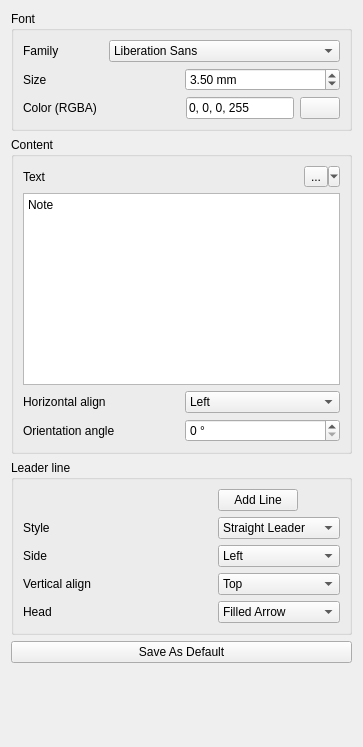
<?xml version="1.0" encoding="UTF-8"?>
<ui version="4.0">
 <class>Annotation</class>
 <widget class="QWidget" name="Annotation">
  <property name="geometry">
   <rect>
    <x>0</x>
    <y>0</y>
    <width>363</width>
    <height>747</height>
   </rect>
  </property>
  <property name="windowTitle">
   <string>Annotation</string>
  </property>
  <layout class="QGridLayout" name="gridLayout">
   <item row="0" column="0">
    <widget class="QGroupBox" name="groupBox">
     <property name="title">
      <string>Font</string>
     </property>
     <layout class="QVBoxLayout" name="verticalLayout">
      <item>
       <layout class="QHBoxLayout" name="horizontalLayout_2">
        <item>
         <widget class="QLabel" name="label">
          <property name="text">
           <string>Family</string>
          </property>
         </widget>
        </item>
        <item>
         <widget class="QFontComboBox" name="font_family">
          <property name="editable">
           <bool>false</bool>
          </property>
         </widget>
        </item>
       </layout>
      </item>
      <item>
       <layout class="QHBoxLayout" name="horizontalLayout_6">
        <item>
         <widget class="QLabel" name="label_2">
          <property name="text">
           <string>Size</string>
          </property>
         </widget>
        </item>
        <item>
         <widget class="QDoubleSpinBox" name="font_size">
          <property name="suffix">
           <string> mm</string>
          </property>
          <property name="singleStep">
           <double>0.500000000000000</double>
          </property>
          <property name="value">
           <double>3.500000000000000</double>
          </property>
         </widget>
        </item>
       </layout>
      </item>
      <item>
       <layout class="QHBoxLayout" name="horizontalLayout">
        <item>
         <widget class="QLabel" name="label_3">
          <property name="styleSheet">
           <string notr="true"/>
          </property>
          <property name="text">
           <string>Color (RGBA)</string>
          </property>
         </widget>
        </item>
        <item>
         <widget class="QLineEdit" name="font_color_lineEdit">
          <property name="enabled">
           <bool>true</bool>
          </property>
          <property name="sizePolicy">
           <sizepolicy hsizetype="Fixed" vsizetype="Fixed">
            <horstretch>0</horstretch>
            <verstretch>0</verstretch>
           </sizepolicy>
          </property>
          <property name="inputMask">
           <string/>
          </property>
          <property name="text">
           <string>0, 0, 0, 255</string>
          </property>
          <property name="readOnly">
           <bool>true</bool>
          </property>
         </widget>
        </item>
        <item>
         <widget class="QPushButton" name="font_color_button">
          <property name="sizePolicy">
           <sizepolicy hsizetype="Fixed" vsizetype="Fixed">
            <horstretch>0</horstretch>
            <verstretch>0</verstretch>
           </sizepolicy>
          </property>
          <property name="styleSheet">
           <string notr="true"/>
          </property>
          <property name="text">
           <string/>
          </property>
         </widget>
        </item>
       </layout>
      </item>
     </layout>
    </widget>
   </item>
   <item row="1" column="0">
    <widget class="QGroupBox" name="groupBox_2">
     <property name="title">
      <string>Content</string>
     </property>
     <layout class="QVBoxLayout" name="verticalLayout_2">
      <item>
       <layout class="QHBoxLayout" name="horizontalLayout_3">
        <item>
         <widget class="QLabel" name="label_5">
          <property name="text">
           <string>Text</string>
          </property>
         </widget>
        </item>
        <item>
         <widget class="QToolButton" name="insert_symbol">
          <property name="text">
           <string>...</string>
          </property>
          <property name="popupMode">
           <enum>QToolButton::MenuButtonPopup</enum>
          </property>
          <property name="toolButtonStyle">
           <enum>Qt::ToolButtonIconOnly</enum>
          </property>
          <property name="autoRaise">
           <bool>false</bool>
          </property>
          <property name="arrowType">
           <enum>Qt::NoArrow</enum>
          </property>
         </widget>
        </item>
       </layout>
      </item>
      <item>
       <widget class="QPlainTextEdit" name="text_widget">
        <property name="frameShadow">
         <enum>QFrame::Sunken</enum>
        </property>
        <property name="plainText">
         <string>Note</string>
        </property>
       </widget>
      </item>
      <item>
       <layout class="QHBoxLayout" name="horizontalLayout_4">
        <item>
         <widget class="QLabel" name="label_6">
          <property name="text">
           <string>Horizontal align</string>
          </property>
         </widget>
        </item>
        <item>
         <widget class="QComboBox" name="horizontal_align">
          <property name="iconSize">
           <size>
            <width>24</width>
            <height>24</height>
           </size>
          </property>
          <item>
           <property name="text">
            <string>Left</string>
           </property>
           <property name="icon">
            <iconset resource="../Dimensioning.qrc">
             <normaloff>:/icons/align_left.svg</normaloff>:/icons/align_left.svg</iconset>
           </property>
          </item>
          <item>
           <property name="text">
            <string>Center</string>
           </property>
           <property name="icon">
            <iconset resource="../Dimensioning.qrc">
             <normaloff>:/icons/align_center.svg</normaloff>:/icons/align_center.svg</iconset>
           </property>
          </item>
          <item>
           <property name="text">
            <string>Right</string>
           </property>
           <property name="icon">
            <iconset resource="../Dimensioning.qrc">
             <normaloff>:/icons/align_right.svg</normaloff>:/icons/align_right.svg</iconset>
           </property>
          </item>
          <item>
           <property name="text">
            <string>Justify</string>
           </property>
           <property name="icon">
            <iconset resource="../Dimensioning.qrc">
             <normaloff>:/icons/align_justify.svg</normaloff>:/icons/align_justify.svg</iconset>
           </property>
          </item>
         </widget>
        </item>
       </layout>
      </item>
      <item>
       <layout class="QHBoxLayout" name="horizontalLayout_5">
        <item>
         <widget class="QLabel" name="label_7">
          <property name="text">
           <string>Orientation angle</string>
          </property>
         </widget>
        </item>
        <item>
         <widget class="QSpinBox" name="orientation_angle">
          <property name="suffix">
           <string> °</string>
          </property>
          <property name="maximum">
           <number>359</number>
          </property>
         </widget>
        </item>
       </layout>
      </item>
     </layout>
    </widget>
   </item>
   <item row="3" column="0">
    <widget class="QGroupBox" name="groupBox_3">
     <property name="title">
      <string>Leader line</string>
     </property>
     <layout class="QGridLayout" name="gridLayout_4">
      <item row="2" column="0">
       <widget class="QLabel" name="label_10">
        <property name="text">
         <string>Side</string>
        </property>
       </widget>
      </item>
      <item row="2" column="1">
       <widget class="QComboBox" name="leader_side">
        <property name="iconSize">
         <size>
          <width>24</width>
          <height>24</height>
         </size>
        </property>
        <item>
         <property name="text">
          <string>Left</string>
         </property>
         <property name="icon">
          <iconset resource="../Dimensioning.qrc">
           <normaloff>:/icons/annotation_left.svg</normaloff>:/icons/annotation_left.svg</iconset>
         </property>
        </item>
        <item>
         <property name="text">
          <string>Right</string>
         </property>
         <property name="icon">
          <iconset resource="../Dimensioning.qrc">
           <normaloff>:/icons/annotation_right.svg</normaloff>:/icons/annotation_right.svg</iconset>
         </property>
        </item>
       </widget>
      </item>
      <item row="1" column="1">
       <widget class="QComboBox" name="leader_style">
        <property name="iconSize">
         <size>
          <width>24</width>
          <height>24</height>
         </size>
        </property>
        <item>
         <property name="text">
          <string>Straight Leader</string>
         </property>
         <property name="icon">
          <iconset resource="../Dimensioning.qrc">
           <normaloff>:/icons/annotation_straight.svg</normaloff>:/icons/annotation_straight.svg</iconset>
         </property>
        </item>
        <item>
         <property name="text">
          <string>Bent Leader</string>
         </property>
         <property name="icon">
          <iconset resource="../Dimensioning.qrc">
           <normaloff>:/icons/annotation_bent.svg</normaloff>:/icons/annotation_bent.svg</iconset>
         </property>
        </item>
        <item>
         <property name="text">
          <string>End Bent Leader</string>
         </property>
         <property name="icon">
          <iconset resource="../Dimensioning.qrc">
           <normaloff>:/icons/annotation_center.svg</normaloff>:/icons/annotation_center.svg</iconset>
         </property>
        </item>
       </widget>
      </item>
      <item row="1" column="0">
       <widget class="QLabel" name="label_8">
        <property name="text">
         <string>Style</string>
        </property>
       </widget>
      </item>
      <item row="3" column="0">
       <widget class="QLabel" name="label_9">
        <property name="text">
         <string>Vertical align</string>
        </property>
       </widget>
      </item>
      <item row="3" column="1">
       <widget class="QComboBox" name="leader_valign">
        <property name="iconSize">
         <size>
          <width>24</width>
          <height>24</height>
         </size>
        </property>
        <item>
         <property name="text">
          <string>Top</string>
         </property>
         <property name="icon">
          <iconset resource="../Dimensioning.qrc">
           <normaloff>:/icons/annotation_top.svg</normaloff>:/icons/annotation_top.svg</iconset>
         </property>
        </item>
        <item>
         <property name="text">
          <string>Center</string>
         </property>
         <property name="icon">
          <iconset resource="../Dimensioning.qrc">
           <normaloff>:/icons/annotation_center.svg</normaloff>:/icons/annotation_center.svg</iconset>
         </property>
        </item>
        <item>
         <property name="text">
          <string>Bottom</string>
         </property>
         <property name="icon">
          <iconset resource="../Dimensioning.qrc">
           <normaloff>:/icons/annotation_bottom.svg</normaloff>:/icons/annotation_bottom.svg</iconset>
         </property>
        </item>
       </widget>
      </item>
      <item row="4" column="0">
       <widget class="QLabel" name="label_12">
        <property name="text">
         <string>Head</string>
        </property>
       </widget>
      </item>
      <item row="4" column="1">
       <widget class="QComboBox" name="leader_head">
        <property name="iconSize">
         <size>
          <width>24</width>
          <height>24</height>
         </size>
        </property>
        <item>
         <property name="text">
          <string>Filled Arrow</string>
         </property>
         <property name="icon">
          <iconset resource="../Dimensioning.qrc">
           <normaloff>:/icons/arrow_filled.svg</normaloff>:/icons/arrow_filled.svg</iconset>
         </property>
        </item>
        <item>
         <property name="text">
          <string>Open Arrow</string>
         </property>
         <property name="icon">
          <iconset resource="../Dimensioning.qrc">
           <normaloff>:/icons/arrow_open.svg</normaloff>:/icons/arrow_open.svg</iconset>
         </property>
        </item>
        <item>
         <property name="text">
          <string>Dot</string>
         </property>
         <property name="icon">
          <iconset resource="../Dimensioning.qrc">
           <normaloff>:/icons/arrow_dot.svg</normaloff>:/icons/arrow_dot.svg</iconset>
         </property>
        </item>
        <item>
         <property name="text">
          <string>None</string>
         </property>
         <property name="icon">
          <iconset resource="../Dimensioning.qrc">
           <normaloff>:/icons/arrow.svg</normaloff>:/icons/arrow.svg</iconset>
         </property>
        </item>
       </widget>
      </item>
      <item row="0" column="1">
       <widget class="QPushButton" name="leader_add">
        <property name="sizePolicy">
         <sizepolicy hsizetype="Fixed" vsizetype="Fixed">
          <horstretch>0</horstretch>
          <verstretch>0</verstretch>
         </sizepolicy>
        </property>
        <property name="text">
         <string>Add Line</string>
        </property>
        <property name="icon">
         <iconset resource="../Dimensioning.qrc">
          <normaloff>:/icons/plus.png</normaloff>:/icons/plus.png</iconset>
        </property>
       </widget>
      </item>
     </layout>
    </widget>
   </item>
   <item row="5" column="0">
    <spacer name="verticalSpacer_2">
     <property name="orientation">
      <enum>Qt::Vertical</enum>
     </property>
     <property name="sizeHint" stdset="0">
      <size>
       <width>20</width>
       <height>40</height>
      </size>
     </property>
    </spacer>
   </item>
   <item row="4" column="0">
    <widget class="QPushButton" name="default_button">
     <property name="toolTip">
      <string>Save these configs as default for this document.</string>
     </property>
     <property name="text">
      <string>Save As Default</string>
     </property>
    </widget>
   </item>
  </layout>
 </widget>
 <resources>
  <include location="../Dimensioning.qrc"/>
 </resources>
 <connections/>
</ui>
